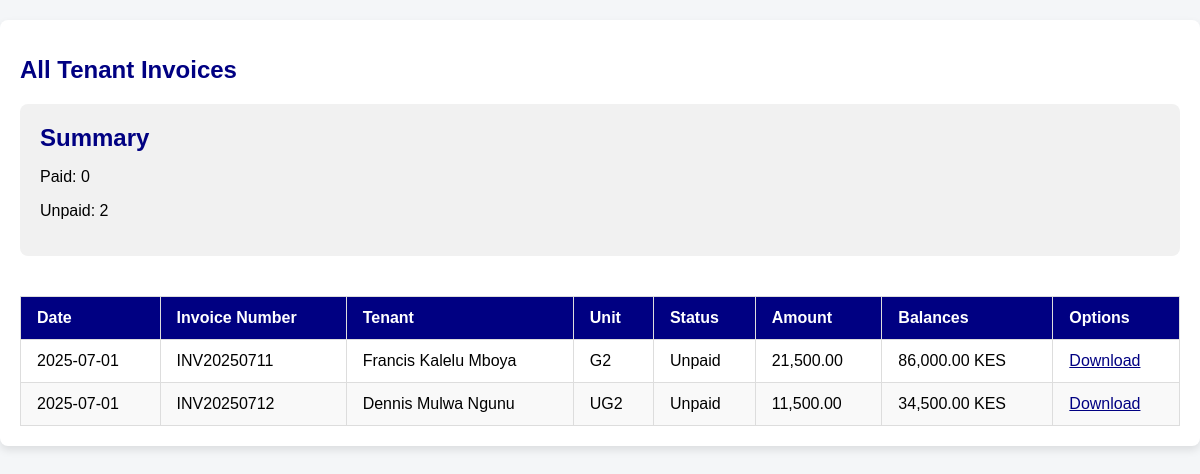
The page /Caretaker/Invoices.php?property=KVTC (signed in) on the database its author committed.
### tables this page shows
CREATE TABLE `users` (
  `id` int(11) NOT NULL,
  `name` varchar(255) DEFAULT NULL,
  `id_number` varchar(20) DEFAULT NULL,
  `phone` varchar(20) DEFAULT NULL,
  `email` varchar(255) DEFAULT NULL,
  `password` varchar(255) DEFAULT NULL,
  `unit` varchar(100) DEFAULT NULL,
  `property` varchar(100) DEFAULT NULL,
  `move_in_date` date DEFAULT NULL,
  `rent_amount` decimal(10,2) DEFAULT NULL,
  `security_deposit` decimal(10,2) DEFAULT NULL
);

### Caretaker/Invoices.php (the view, shortened to what this page needs)
<?php
$conn = new mysqli("localhost", "root", "", "Demo1");
$caretaker_id = $_SESSION['caretaker_id'];
$stmt = $conn->prepare("SELECT property FROM caretaker WHERE id = ?");
$stmt->bind_param("i", $caretaker_id);
$stmt->execute();
$stmt->bind_result($caretaker_property);
?>
<!DOCTYPE html>
<html lang="en">
<head>
    <link rel="stylesheet" href="styles.css">
</head>
<body>
    <div class="container">
        <header>
            <h1>All Tenant Invoices</h1>
        </header>
        <?php
        $selectedProperty = isset($_GET['property']) ? $_GET['property'] : $caretaker_property;
        $usersQuery = "SELECT * FROM users WHERE property = ? AND id != ?";
        $stmt = $conn->prepare($usersQuery);
        $stmt->bind_param("si", $selectedProperty, $caretaker_id);
        $stmt->execute();
        $users = $stmt->get_result();
        $invoiceMonth = date("Ym");
        $invoiceDate = date("Y-m-01");
        $paidCount = 0;
        $unpaidCount = 0;
        while ($user = $users->fetch_assoc()) {
            $userId = $user['id'];
            $name = $user['name'];
            $unit = $user['unit'];
            $rentAmount = $user['rent_amount'];
            $moveInDate = $user['move_in_date'];
            $billingStmt = $conn->prepare("SELECT wifi, water FROM billing WHERE property = ?");
            $billingStmt->bind_param("s", $selectedProperty);
            $billingStmt->execute();
            $billingStmt->bind_result($wifiAmount, $waterAmount);
            $wifiAmount = $wifiAmount ?? 0;
            $waterAmount = $waterAmount ?? 0;
            $moveIn = new DateTime($moveInDate);
            $now = new DateTime();
            $months = $moveIn->diff($now)->y * 12 + $moveIn->diff($now)->m + 1;
            $required = $months * ($rentAmount + $wifiAmount + $waterAmount);
            $transactionStmt = $conn->prepare("SELECT SUM(amount) FROM transactions WHERE tenant_id = ?");
            $transactionStmt->bind_param("i", $userId);
            $transactionStmt->execute();
            $transactionStmt->bind_result($totalPaid);
            $totalPaid = $totalPaid ?? 0;
            $amountDue = $required > $totalPaid ? $required - $totalPaid : 0;
            $status = ($totalPaid >= $required) ? 'Paid' : 'Unpaid';
            $invoiceNo = "INV{$invoiceMonth}{$userId}";
            $totalAmount = number_format($rentAmount + $wifiAmount + $waterAmount, 2);
            if ($status === 'Paid') {
                $paidCount++;
            } else {
                $unpaidCount++;
            }
            echo "<tr>
                <td>{$invoiceDate}</td>
                <td>{$invoiceNo}</td>
                <td>{$name}</td>
                <td>{$unit}</td>
                <td>{$status}</td>
                <td>{$totalAmount}</td>
                <td>" . number_format($amountDue, 2) . " KES</td>
                <td>
                    <button class='download-link' onclick='generatePDF(\"{$invoiceNo}\", \"{$name}\", \"{$unit}\", \"{$invoiceDate}\", \"{$status}\", \"{$rentAmount}\", \"{$wifiAmount}\", \"{$waterAmount}\", \"{$totalAmount}\", \"{$amountDue}\")'>
                        Download
                    </button>
                </td>
            </tr>";
        }
        $tableRows = ob_get_clean();
        ?>
        <div class="summary">
            <h2>Summary</h2>
            <p>Paid: <?= $paidCount ?></p>
            <p>Unpaid: <?= $unpaidCount ?></p>
        </div>
        <div class="table-container">
            <table>
                <thead>
                    <tr>
                        <th>Date</th>
                        <th>Invoice Number</th>
                        <th>Tenant</th>
                        <th>Unit</th>
                        <th>Status</th>
                        <th>Amount</th>
                        <th>Balances</th>
                        <th>Options</th>
                    </tr>
                </thead>
                <tbody>
                    <?= $tableRows ?>
                </tbody>
            </table>
        </div>
    </div>
</body>
</html>

### styles.css (style rules this page uses)
body { font-family: Arial, sans-serif; }

### Caretaker/Invoices.php (style rules this page uses)
body { font-family: Arial, sans-serif; background-color: #f4f6f8; margin: 0; padding: 0; }
.container { max-width: 1200px; margin: 20px auto; padding: 20px; background: #fff; border-radius: 8px; box-shadow: 0 4px 8px rgba(0, 0, 0, 0.1); }
header h1 { font-size: 24px; color: rgb(0, 0, 130); margin-bottom: 20px; }
.table-container { margin-top: 20px; overflow-x: auto; }
table { width: 100%; border-collapse: collapse; margin-top: 20px; }
table th, table td { padding: 12px 16px; border: 1px solid #ddd; text-align: left; }
table th { background-color: rgb(0, 0, 130); color: white; }
table tr:nth-child(even) { background-color: #f9f9f9; }
.summary { margin-top: 20px; padding: 20px; background: #f1f1f1; border-radius: 8px; }
.summary h2 { margin: 0 0 10px; color: rgb(0, 0, 130); }
.download-link { color: rgb(0, 0, 130); text-decoration: underline; background: none; border: none; cursor: pointer; font-size: inherit; padding: 0; }

### rows shown on the page
users: name "Francis Kalelu Mboya", unit "G2", status "Unpaid", rent_amount "21,500.00", amountDue "86,000.00"
users: name "Dennis Mulwa Ngunu", unit "UG2", status "Unpaid", rent_amount "11,500.00", amountDue "34,500.00"

### other values the page prints
$paidCount "0"
$unpaidCount "2"
